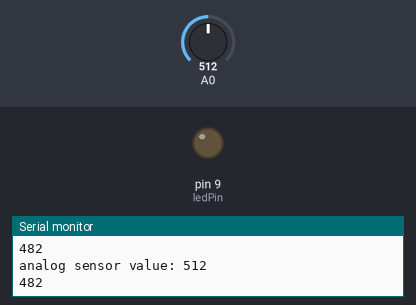
This sketch was run on a simulated Arduino Uno, built with avr-gcc and run on an emulated ATmega328P. Parts: output pins drawn as LEDs (lit = HIGH), the last lines printed to the serial monitor. The test bench sets the inputs (shaded band); at power-on: A0 = 512.

Above: at 1.2 s.
1.3 s: A0 set to 216
2.8 s: A0 set to 182
At 3.4 s:
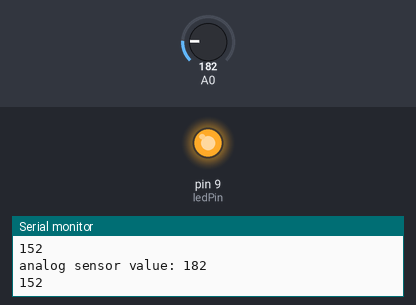
4.3 s: A0 set to 210
At 4.8 s:
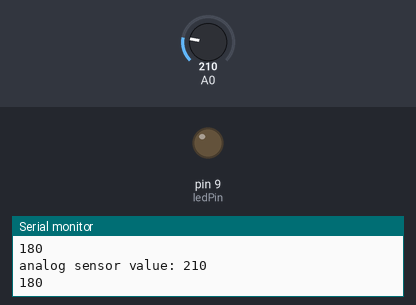
5.8 s: A0 set to 190
At 6.4 s:
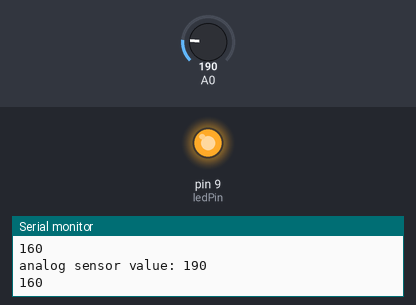
Timing chart, 0 to 8.3 s (numbered marks = the images above; inputs shaded):
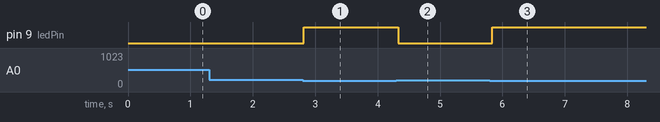

The sketch:

hw2.ino
```cpp
int ledPin = 9;
int darknessThreshold = 200;

int sensorValue = 0;
void setup() {
  // put your setup code here, to run once:
  Serial.begin(9600);
  pinMode(ledPin, OUTPUT);
}

void loop() {
  // put your main code here, to run repeatedly:
    sensorValue = analogRead(A0);
    Serial.print("analog sensor value: ");
    Serial.println(sensorValue);
    Serial.println(sensorValue - 30);
    if (sensorValue < darknessThreshold) {
      digitalWrite(ledPin, HIGH);
    } else {
      digitalWrite(ledPin, LOW);
    }
    delay(100);
}
```

Measured:
- the behaviour switches between 200 and 199 on A0 (found by bisection; images 0 and 1)
- after the input at 2.8 s, pin 9 (ledPin): LOW → HIGH at once
- after the input at 4.3 s, pin 9 (ledPin): HIGH → LOW at once
- after the input at 5.8 s, pin 9 (ledPin): LOW → HIGH at once
